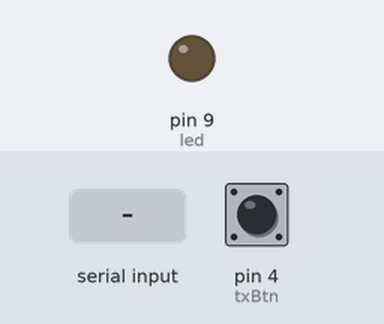
This sketch was run on a simulated Arduino Uno, built with avr-gcc and run on an emulated ATmega328P. On the bench: output pins drawn as LEDs (lit = HIGH). Inputs (shaded band) come from the test bench; at power-on: pin 4 (txBtn) LOW. Random numbers use the default seed unless the sketch sets one; what the sketch prints to the serial monitor is not drawn.

Above: at 1.2 s.
1.3 s: pin 4 (txBtn) pulled HIGH for 0.15 s
2.9 s: "1" received over the second serial link
Timing chart, 0 to 5.9 s (numbered marks = the images above; inputs shaded):
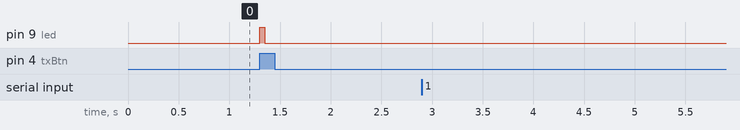

The sketch:

trasmettitoreproto.ino
```cpp
#define LC_INIT(lc)
struct pt { unsigned short lc; };
#define PT_THREAD(name_args)  char name_args
#define PT_BEGIN(pt)          switch(pt->lc) { case 0:
#define PT_WAIT_UNTIL(pt, c)  pt->lc = __LINE__; case __LINE__: \
                              if(!(c)) return 0
#define PT_END(pt)            } pt->lc = 0; return 2
#define PT_INIT(pt)   LC_INIT((pt)->lc)
#define PT_SLEEP(pt, delay) \
{ \
  do { \
    static unsigned long protothreads_sleep; \
    protothreads_sleep = millis(); \
    PT_WAIT_UNTIL(pt, millis() - protothreads_sleep > delay); \
  } while(false); \
}
#define PT_EXITED  2
#define PT_SCHEDULE(f) ((f) < PT_EXITED)
#define PT_YIELD(pt) PT_SLEEP(pt, 0)

#define MAX_BUFFER 		64
#define WNDW			10
#define STOP_BIT  		5
#define MSG  			55
#define SOFV			254
#define ACK  			129 //(100000001)  il primo (MSB) bit è un ack bit
#define NACK  			128 //(100000001)  il primo (MSB) bit è un ack bit
#define TBASE			3000
#define MAXATTEMPTS  	5
#define WNDW    		2000
#define TXTIMEOUT 		2000
#define ERR_BUFF_OVERFLOW   -1

#include <SoftwareSerial.h>
#define rxPin 2
#define txPin 3
#define dirPin 13
SoftwareSerial mySerial =  SoftwareSerial(rxPin, txPin);

// struttura dati parallela (non serializzata) che costituisce il messaggio
typedef struct{
   uint8_t u8sof;
   uint8_t u8da;
   uint8_t u8sa;
   uint8_t u8group;
   uint8_t u8si;
   uint8_t data[20];    //lunghezza massima del payload!!!
   int8_t msglen;
   bool multicast;
} telegram_t;

void sendMsg(telegram_t *tosend);
bool sendData(telegram_t *tosend);
void parallelToSerial(const telegram_t *tosend);
int8_t poll(telegram_t *rt);
void rcvEvent(telegram_t* rcvd, uint8_t msglen);


// offesets (spiazzamenti) dei campi del messaggio a partire dall’inizio
enum MESSAGE
{
    DA            = 0, //!< destination address position
    SA,		//!< source address position
    GROUP, 		//!< Function code position
    SI, 		//!< Service identifier position
    BYTE_CNT,  	//!< byte counter position
    PAYLOAD 	//!<  start of data position
};

// stati del protocollo
enum PROTO_STATE
{
    MSGWAIT             	= 1,
    ACKWAIT              	= 2
};
enum FLAGS
{
    ACKARRIVED             	= 0,
    MSGARRIVED              = 1,
	TIMEOUTEVNT             = 2
};

uint8_t u8Buffer[MAX_BUFFER]; // buffer unico condiviso per TX e RX (da usare alternativamente)
uint8_t u8lastRec; // per rivelatore di fine trama (stop bit)
uint32_t u32time, u32difsTime;
uint8_t _txpin;
uint8_t n=0;
uint8_t mysa;
uint8_t mygroup;
uint8_t u8state = MSGWAIT;
unsigned long precAck=0;
unsigned long timeoutTime=TXTIMEOUT;
Stream *port;
bool flags[3];// flags[ACKARRIVED], flags[MSGARRIVED], flags[TIMEOUTEVNT]

char* rcvdata;
telegram_t txobj, rxobj, ackobj;
unsigned long prec=0;
byte txBtn = 4;
byte led=9;
long tt;

uint8_t getMySA(){
	return mysa;
}

uint8_t getMyGroup(){
	return mygroup;
}

bool isMsgWaitState(){
	return (u8state == MSGWAIT);
}

void rcvEventCallback(){
	Serial.print("Ricevuto:");
	Serial.println(rcvdata);
}

bool dataFrameArrived(){
	return flags[MSGARRIVED];
}

bool ack_received(){
	return flags[ACKARRIVED];
}

bool ackOrTimeout(){
	return (flags[ACKARRIVED] || flags[TIMEOUTEVNT]);
}

long getBackoff(){
	return random(0, WNDW*pow(2,n));
}

void init(Stream *port485, uint8_t _txpin485, uint8_t mysa485, uint8_t mygroup485, uint32_t u32speed=0){
	randomSeed(analogRead(0));
	port = port485;
	_txpin = _txpin485;
	mysa = mysa485;
	mygroup = mygroup485;
	if(u32speed > 0){
		static_cast<HardwareSerial*>(port)->begin(u32speed);
	}
	ackobj.u8sa = mysa;
	ackobj.u8group = mygroup;
	ackobj.u8si = ACK;
	//ackobj.data = 0;
	ackobj.msglen = 0;
}

void sendAck(){
	flags[MSGARRIVED] = false;
	ackobj.u8si = ACK;
	sendMsg(&ackobj);
	Serial.println("rcv:ack sent ");
}

bool sendData(telegram_t *tosend){
	bool sent = false;
	tosend->u8si = MSG;
	sendMsg(tosend);
	u8state = ACKWAIT;
	if(u8state == MSGWAIT){
		sent = true;
	}
	precAck = millis();
	flags[ACKARRIVED] = false;
	flags[TIMEOUTEVNT] = false;
	Serial.print("Sent data: ");
	return sent;
}
//invia un messaggio in formato "parallelo" sotto forma di struct
// sull'uscita seriale
void sendMsg(telegram_t *tosend){
	tosend->u8sa = mysa;
	tosend->u8group = mygroup;
	parallelToSerial(tosend);
	sendTxBuffer(u8Buffer[ BYTE_CNT ]); //trasmette sul canale
}

void printRxBuffer(uint8_t u8BufferSize)
{
	uint8_t i=0;
	Serial.println();
	Serial.print("Arrived: ");
    while ( i < u8BufferSize ) // finchè ce ne sono, leggi i caratteri && u8Buffer[ i ]!=0
    {					  // e mettili sul buffer di ricezione
		Serial.print("(");
		Serial.print((char) u8Buffer[ i ]);
		Serial.print(":");
		Serial.print((uint8_t) u8Buffer[ i ],DEC);
		Serial.print("),");
        i ++;
    }
}

// carica i campi della struct nella giusta posizione nel buffer
// secondo il formato del messaggio stabilito dal protocollo
void parallelToSerial(const telegram_t *tosend){
	//copia header
	u8Buffer[ DA ] = tosend->u8da; //2
	u8Buffer[ SA ] = tosend->u8sa; //1
	u8Buffer[ GROUP ] = tosend->u8group; //1
	u8Buffer[ SI ] = tosend->u8si; //55
	u8Buffer[ BYTE_CNT ] = tosend->msglen + PAYLOAD; //15
	//copia payload
	for(int i=0; i < tosend->msglen; i++){
		u8Buffer[i+PAYLOAD] = tosend->data[i];
	}
}

// ascolta in polling l'ingresso seriale
int8_t poll(telegram_t *rt)
{
	uint8_t u8current;
	//GENERATORE EVENTI
	// Lista di condizioni annidate. La valutazione di una condizione è vincolata alla verità di tutte quelle che la precedono.
	// La relazione tra le condizioni consiste in un AND logico tra una condizione e la successiva.
	// Per rendere più leggibile il codice, la valutazione annidata delle condizioni è sostituita da una valutazione
	// sequenziale delle stesse che può far ritornare in anticipo la funzione prima dell'esecuzione del codice a valle
	// di una condizione non vera.
	// Ogni condizione valuta l'accadere di un evento. Un evento può essere un particolare valore in ingresso (messaggo)
	// o lo scadere del tempo (timeout) di un timer.
	// Il mancato accadimento di un evento in cima alla lista disattiva la valutazione dell'accadimento di tutti quelli a valle // (short circuit).


	// RECEIVE EVENT DETECTOR. Polling che controlla quanti caratteri del messaggio sono arrivati
	// sulla coda di ricezione
	u8current = port->available();

	if (u8current == 0){ // nessun messaggio
		//allora valuta lo scadere del timer
		if(u8state == ACKWAIT){
			if(millis()-precAck > timeoutTime){
				flags[TIMEOUTEVNT] = true;
			}
		}
		// rendi mutuamente esclusivo il blocco di codice
		return 0;  // se non è arrivato nulla ricontrolla al prossimo giro
	}

	if (u8current == 0){ // nessun messaggio
		//allora valuta lo scadere del timer

		// rendi mutuamente esclusivo il blocco di codice
		return 0;  // se non è arrivato nulla ricontrolla al prossimo giro
	}
	// RESET STOP BIT TIMER. Se arrivano nuovi caratteri rimani in ascolto
	// perchè il messaggio è ancora incompleto
	if (u8current != u8lastRec)
	{
		// aggiorna ogni volta che arriva un nuovo carattere!
		u8lastRec = u8current;
		u32time = millis();
		// rendi mutuamente esclusivo il blocco di codice
		return 0;
	}
	// STOP BIT DETECTOR. Se non arrivano nuovi caratteri ma è troppo presto allora aspetta
	if ((unsigned long)(millis() -u32time) < (unsigned long)STOP_BIT)
		// rendi mutuamente esclusivo il blocco di codice
		return 0;
	// COPY TO RECEIVE BUFFER. Se non arrivano nuovi caratteri ma è passato il tempo di interframe
	// alllora vuol dire che la trama è completa allora bufferizza
   	int8_t i8state = getRxBuffer();
	printRxBuffer(u8Buffer[ BYTE_CNT ]);
    // INCOMPLETE MESSAGES DETECTOR. Se è palesemente incompleta scartala!
   	if (i8state < PAYLOAD)
	{
		// rendi mutuamente esclusivo il blocco di codice
		return i8state;
	}
	// MSSAGE SELECTOR.
    if (u8Buffer[ SI ] == MSG){ // se ricevo un messaggio
		// prendi l'indirizzo di sorgente del messaggio ricevuto
		// e fallo diventare indirizzo di destinazione del messaggio di ack
		ackobj.u8da = u8Buffer[ SA ];
		rcvEvent(rt, i8state); // parallelizza
		// se ricevo un messaggio invio l'ack
		ackobj.u8si = ACK;
		flags[MSGARRIVED] = true;
		// funzione che realizza l'azione da compiere all'arrivo del  //messaggio
		rcvdata = (char*)rt->data;
		// rendi mutuamente esclusivo il blocco di codice
		return i8state;
	}else if (u8Buffer[ SI ] == ACK){ // se ricevo un ack
		if(u8state == ACKWAIT){
			u8state = MSGWAIT;	//next go to MSGWAIT
			flags[ACKARRIVED] = true;
		}//else messaggio di ack si perde....
	}
	return i8state;
}

void sendTxBuffer(uint8_t u8BufferSize){
	// transfer buffer to serial line
	port->write( u8Buffer, u8BufferSize );
	port->flush();
	while(port->read() >= 0);
}

int8_t getRxBuffer()
{
    boolean bBuffOverflow = false;
    uint8_t u8BufferSize = 0;
	uint8_t i = 0;

    while ( port->available() && i<=BYTE_CNT) // finchè ce ne sono, leggi i caratteri
    {					  // e mettili sul buffer di ricezione
        u8Buffer[ u8BufferSize ] = port->read();
        u8BufferSize ++;
		i++;
    }
	while ( port->available() && i<u8Buffer[ BYTE_CNT ]) // finchè ce ne sono, leggi i caratteri
    {					  // e mettili sul buffer di ricezione
        u8Buffer[ u8BufferSize ] = port->read();
        u8BufferSize ++;
		// segnala evento di buffer overflow (un attacco hacker?)
        if (u8BufferSize >= MAX_BUFFER){
			return ERR_BUFF_OVERFLOW;
		}
		i++;
    }
    return u8BufferSize;
}

// deserializzzazione in ricezione
void rcvEvent(telegram_t* rcvd, uint8_t msglen){
// converti da formato seriale (array di char) in formato parallelo
//(non serializzato)
	// header
	rcvd->u8da = u8Buffer[ SA ];
	rcvd->u8group = u8Buffer[ GROUP ];
	rcvd->u8si = u8Buffer[ SI ];
	rcvd->msglen = u8Buffer[ BYTE_CNT ];
	// payload
	for(int i=0; i < msglen-PAYLOAD; i++){
		rcvd->data[i] = u8Buffer[i+PAYLOAD];
	}
	// notifica l'evento di ricezione all'applicazione con una callback
}

pt ptRcv;
int rcvThread(struct pt* pt) {
  PT_BEGIN(pt);
  // Loop forever
  while(true) {
	PT_WAIT_UNTIL(pt, dataFrameArrived());
	rcvEventCallback();
	sendAck();
  }
  PT_END(pt);
}

pt ptSend;
int sendThread(struct pt* pt) {
  PT_BEGIN(pt);
  // Loop forever
  while(true) {
	while(n < MAXATTEMPTS){
		sendData(&txobj);
		Serial.println("Attendo ack o timeout: ");
		PT_WAIT_UNTIL(pt, ackOrTimeout());
		if(ack_received()){
			n = MAXATTEMPTS;
			Serial.println("Ricevuto ack: ");
		}else{
			Serial.print("Timeout n: ");
			Serial.print(n);
			Serial.print(": ritrasmissione tra: ");
			tt = getBackoff();
			Serial.print((float) tt/1000);
			Serial.println(" secondi");
			/* timeout scaduto: ritrasmissione*/
			PT_SLEEP(pt, tt);
			Serial.print(" Ritrasmesso.");
			n++;
		}
	 }
	 Serial.println("Premi il tasto per trasmettere un messaggio.");
	 PT_WAIT_UNTIL(pt, digitalRead(txBtn));
	 digitalWrite(led, HIGH);
	 PT_SLEEP(pt, 50);
	 digitalWrite(led, LOW);
	 PT_SLEEP(pt, 50);
	 n = 0;  //azzera conteggio
  }
  PT_END(pt);
}

void setup(){
	pinMode(led, OUTPUT);
	pinMode(txBtn, INPUT);
	PT_INIT(&ptRcv);
	PT_INIT(&ptSend);
	Serial.println("I am sender!");
	Serial.begin(115200);
	mySerial.begin(2400);
	init(&mySerial, dirPin, 1, 1, 0); // port485, txpin, mysa, mygroup4, speed=9600
	//preparazione messaggio TX (parallelo)
	txobj.u8da = 2;
	strcpy((char*)txobj.data,"ciaop");
	txobj.msglen = strlen((char*) txobj.data) + 1;
  	n = MAXATTEMPTS;
}

void loop() // run over and over
{
	poll(&rxobj);
	PT_SCHEDULE(rcvThread(&ptRcv));
	PT_SCHEDULE(sendThread(&ptSend));
}
```

Measured:
- after the input at 1.3 s, pin 9 (led): LOW → HIGH at once, → LOW 0.05 s later
- after the input at 2.9 s, every drawn part: stays the same
